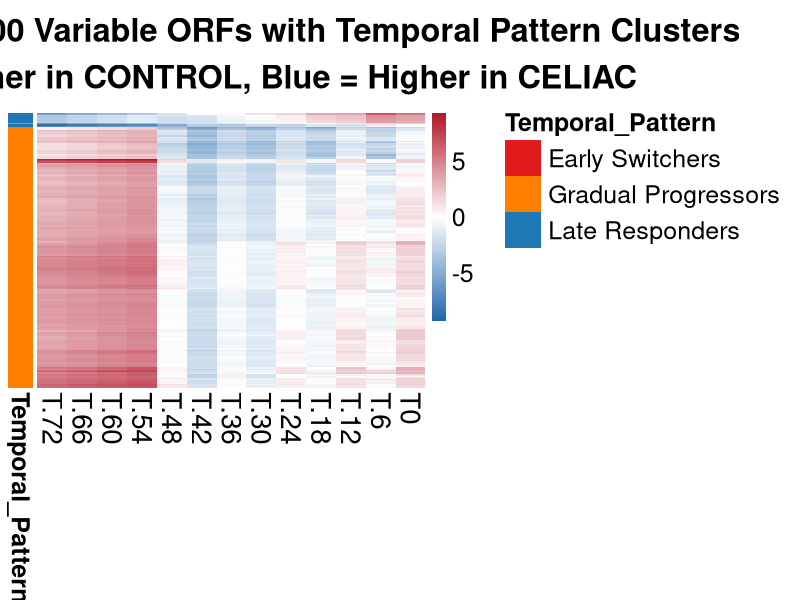
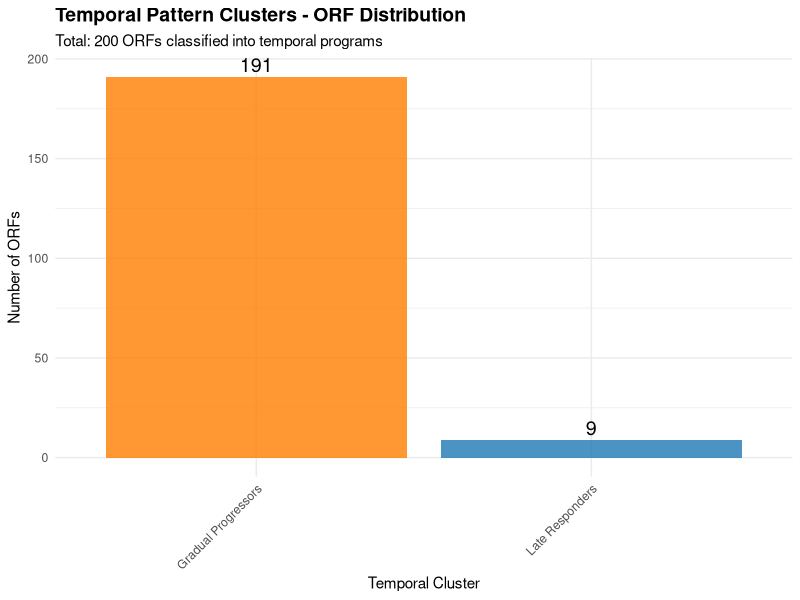

Recreate these plots in R, in order.
#!/usr/bin/env Rscript
# Create Annotated Cluster Heatmap - US Cohort
# Author: Claude AI
# Date: 2025-08-12
# Purpose: Create heatmap with cluster annotations to show temporal patterns clearly

library(dplyr)
library(pheatmap)
library(RColorBrewer)

cat("=== CREATING ANNOTATED CLUSTER HEATMAP ===\n")
cat("Starting analysis at:", format(Sys.time()), "\n\n")

# Load the existing heatmap data
cat("Loading existing heatmap matrix data...\n")
heatmap_matrix_clean <- read.csv("temporal_heatmap_matrix_US_limma_fitted.csv", row.names = 1)
heatmap_matrix_clean <- as.matrix(heatmap_matrix_clean)

cat("Loaded heatmap matrix:", nrow(heatmap_matrix_clean), "ORFs x", ncol(heatmap_matrix_clean), "timepoints\n")

# Calculate variances and get top 200 variable ORFs (same as original)
orf_variances <- apply(heatmap_matrix_clean, 1, function(x) var(x, na.rm = TRUE))
orf_variances <- orf_variances[!is.na(orf_variances)]
n_top <- min(200, length(orf_variances))
top_variable_orfs <- names(sort(orf_variances, decreasing = TRUE)[1:n_top])
top_heatmap_matrix <- heatmap_matrix_clean[top_variable_orfs, ]

cat("Selected top", n_top, "most variable ORFs for cluster analysis\n")

# Set up colors (same as original)
data_range <- range(heatmap_matrix_clean, na.rm = TRUE)
max_abs <- max(abs(data_range), na.rm = TRUE)
color_limits <- c(-max_abs, max_abs)
colors <- colorRampPalette(c("#2166AC", "white", "#B2182B"))(100)

# Perform hierarchical clustering to get the row order
cat("Performing hierarchical clustering...\n")
row_distances <- dist(top_heatmap_matrix)
row_clustering <- hclust(row_distances)
clustered_order <- row_clustering$order

# Get the clustered matrix (same order as the original heatmap)
clustered_matrix <- top_heatmap_matrix[clustered_order, ]

cat("Matrix clustered, analyzing temporal patterns...\n")

# Analyze temporal patterns to define clusters based on when transitions occur
# For each ORF, find when the major transition from red to blue occurs
transition_timepoints <- numeric(nrow(clustered_matrix))
early_values <- numeric(nrow(clustered_matrix))
late_values <- numeric(nrow(clustered_matrix))

for(i in 1:nrow(clustered_matrix)) {
  orf_profile <- clustered_matrix[i, ]
  valid_values <- orf_profile[!is.na(orf_profile)]
  
  if(length(valid_values) >= 3) {
    # Find the timepoint where the biggest change occurs
    differences <- abs(diff(valid_values))
    max_change_idx <- which.max(differences) + 1
    
    # Convert back to original timepoint index
    transition_timepoints[i] <- max_change_idx
    
    # Calculate early vs late average values
    n_vals <- length(valid_values)
    early_mean <- mean(valid_values[1:min(4, n_vals)])  # First ~4 timepoints
    late_mean <- mean(valid_values[max(1, n_vals-3):n_vals])  # Last ~4 timepoints
    
    early_values[i] <- early_mean
    late_values[i] <- late_mean
  }
}

# Define clusters based on transition timing and pattern
cluster_labels <- character(nrow(clustered_matrix))

for(i in 1:nrow(clustered_matrix)) {
  transition_time <- transition_timepoints[i]
  early_val <- early_values[i]
  late_val <- late_values[i]
  transition_magnitude <- late_val - early_val
  
  # Early Switchers: Transition occurs in first 1/3 of timeline (early timepoints)
  # and shows clear red-to-blue pattern (positive transition magnitude)
  if(transition_time <= 4 && transition_magnitude > 1) {
    cluster_labels[i] <- "Early Switchers"
  }
  # Late Responders: Transition occurs in last 1/3 of timeline (late timepoints)
  # or shows delayed/weak patterns
  else if(transition_time >= 10 || abs(transition_magnitude) < 1) {
    cluster_labels[i] <- "Late Responders"
  }
  # Gradual Progressors: Everything else - middle transitions with moderate changes
  else {
    cluster_labels[i] <- "Gradual Progressors"
  }
}

# Create annotation data frame
cluster_annotation <- data.frame(
  Temporal_Pattern = factor(cluster_labels, 
                           levels = c("Early Switchers", "Gradual Progressors", "Late Responders")),
  row.names = rownames(clustered_matrix)
)

# Define cluster colors
cluster_colors <- c(
  "Early Switchers" = "#E31A1C",      # Red
  "Gradual Progressors" = "#FF7F00",   # Orange  
  "Late Responders" = "#1F78B4"       # Blue
)

annotation_colors <- list(Temporal_Pattern = cluster_colors)

cat("Cluster assignment summary:\n")
cluster_summary <- table(cluster_labels)
print(cluster_summary)

# Save cluster assignments for reference
cluster_info <- data.frame(
  ORF = rownames(clustered_matrix),
  Cluster = cluster_labels,
  Transition_Timepoint = transition_timepoints,
  Early_Mean = round(early_values, 2),
  Late_Mean = round(late_values, 2),
  Transition_Magnitude = round(late_values - early_values, 2),
  stringsAsFactors = FALSE
)

write.csv(cluster_info, "temporal_cluster_assignments.csv", row.names = FALSE)

# Create the annotated heatmap
cat("Creating annotated cluster heatmap...\n")

png("top_variable_orfs_annotated_clusters_heatmap_US.png", 
    width = 2400, height = max(800, n_top * 15), res = 150)

pheatmap(clustered_matrix,
         cluster_rows = FALSE,  # Don't re-cluster, use existing order
         cluster_cols = FALSE, 
         scale = "none",
         color = colors, 
         breaks = seq(color_limits[1], color_limits[2], length.out = 101),
         annotation_row = cluster_annotation,
         annotation_colors = annotation_colors,
         main = paste("US Cohort: Top", n_top, "Variable ORFs with Temporal Pattern Clusters\n",
                      "Red = Higher in CONTROL, Blue = Higher in CELIAC"),
         fontsize = 18, 
         fontsize_row = max(8, min(12, 1000/n_top)), 
         fontsize_col = 20,
         cex_main = 1.5,
         show_rownames = FALSE,  # Too many to show individual names
         show_colnames = TRUE, 
         border_color = NA,
         annotation_names_row = TRUE,
         annotation_legend = TRUE)

dev.off()

cat("Annotated cluster heatmap created successfully!\n")

# Create a summary plot showing cluster characteristics
library(ggplot2)

# Prepare data for summary plot
cluster_summary_df <- data.frame(
  Cluster = names(cluster_summary),
  Count = as.numeric(cluster_summary),
  Color = cluster_colors[names(cluster_summary)]
)

# Summary bar plot
p_summary <- ggplot(cluster_summary_df, aes(x = reorder(Cluster, -Count), y = Count, fill = Cluster)) +
  geom_col(alpha = 0.8) +
  scale_fill_manual(values = cluster_colors) +
  geom_text(aes(label = Count), vjust = -0.3, size = 5) +
  labs(title = "Temporal Pattern Clusters - ORF Distribution",
       subtitle = paste("Total:", sum(cluster_summary), "ORFs classified into temporal programs"),
       x = "Temporal Cluster", y = "Number of ORFs") +
  theme_minimal() +
  theme(legend.position = "none",
        axis.text.x = element_text(angle = 45, hjust = 1),
        plot.title = element_text(size = 14, face = "bold"))

ggsave("temporal_clusters_summary.png", p_summary, width = 10, height = 6, dpi = 300)

# Print final summary
cat("\n=== ANNOTATED CLUSTER HEATMAP COMPLETED ===\n")
cat("Generated files:\n")
cat("- top_variable_orfs_annotated_clusters_heatmap_US.png: Main annotated heatmap with cluster bars\n")
cat("- temporal_cluster_assignments.csv: Detailed cluster assignments and statistics\n")
cat("- temporal_clusters_summary.png: Summary plot of cluster distribution\n")

cat("\nCluster Characteristics:\n")
for(cluster in names(cluster_summary)) {
  cluster_orfs <- cluster_info[cluster_info$Cluster == cluster, ]
  avg_transition <- round(mean(cluster_orfs$Transition_Magnitude, na.rm = TRUE), 2)
  avg_timepoint <- round(mean(cluster_orfs$Transition_Timepoint, na.rm = TRUE), 1)
  
  cat("-", cluster, ":", cluster_summary[cluster], "ORFs\n")
  cat("  Average transition magnitude:", avg_transition, "\n")
  cat("  Average transition timepoint:", avg_timepoint, "\n")
}

cat("\nAnalysis completed at:", format(Sys.time()), "\n")